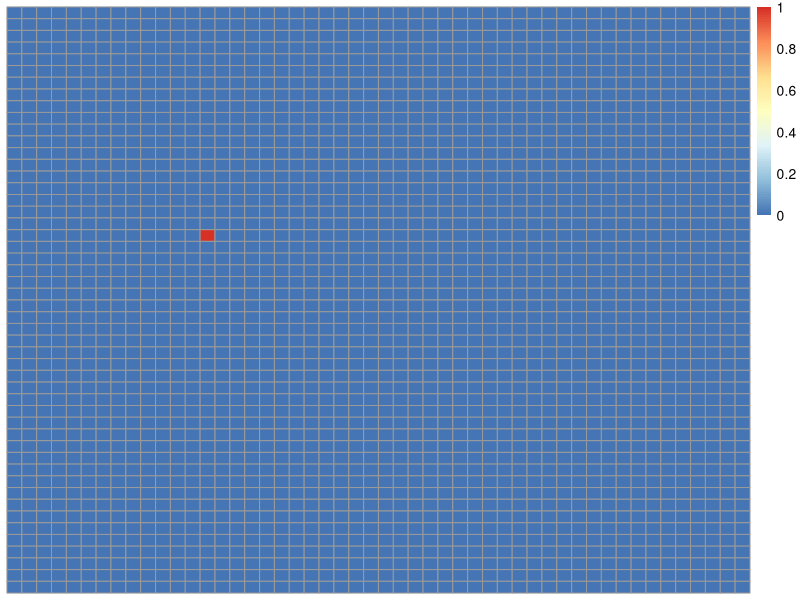
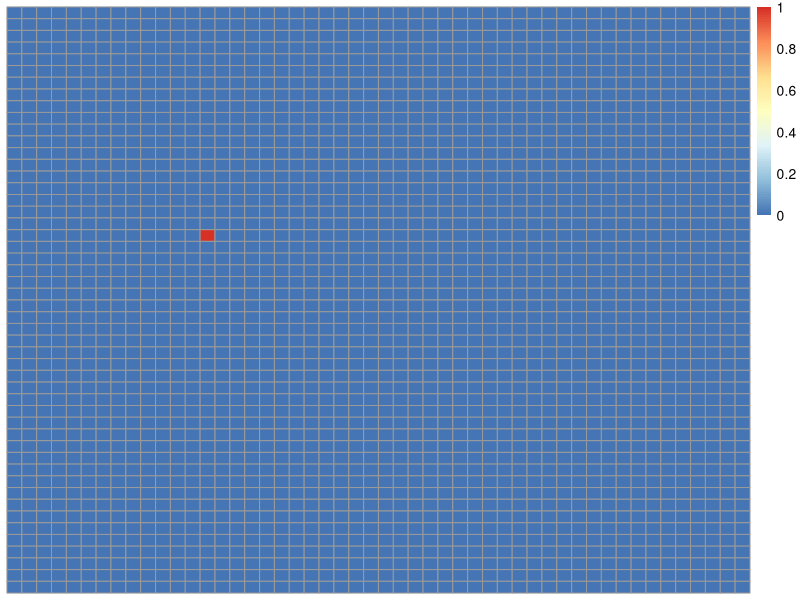
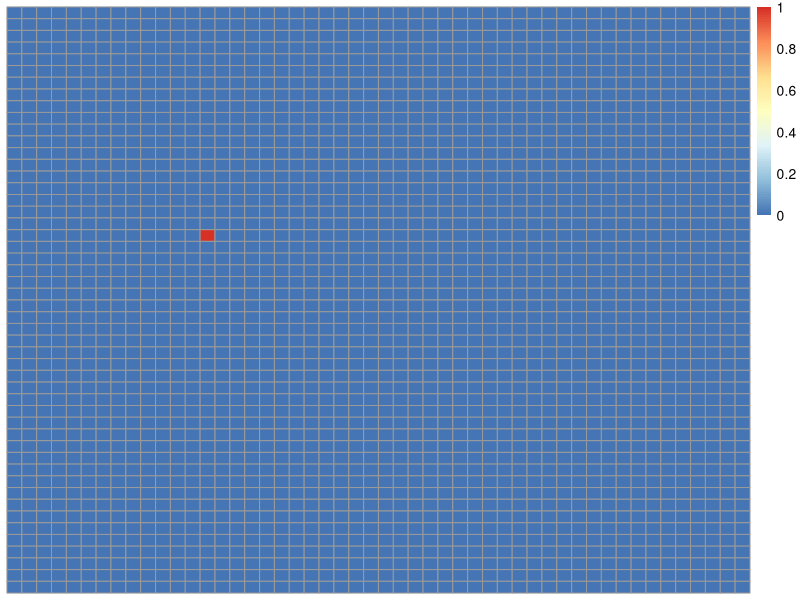
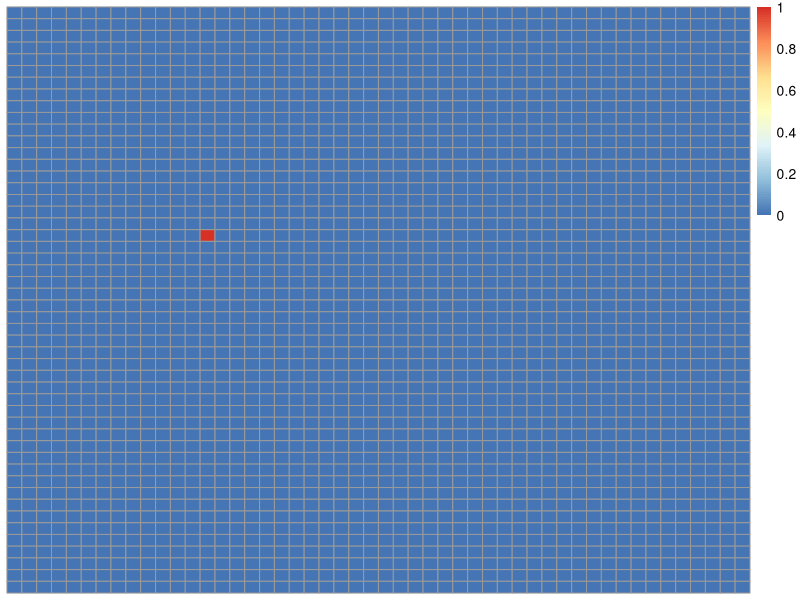
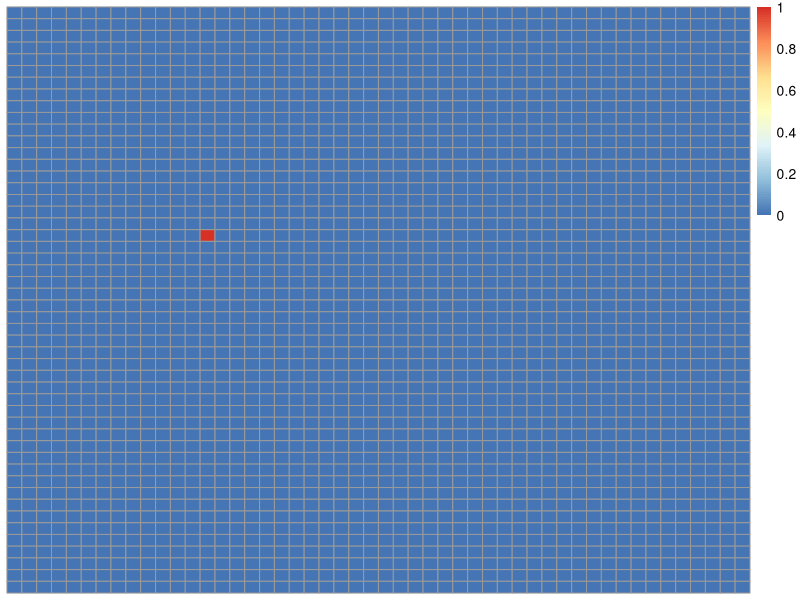
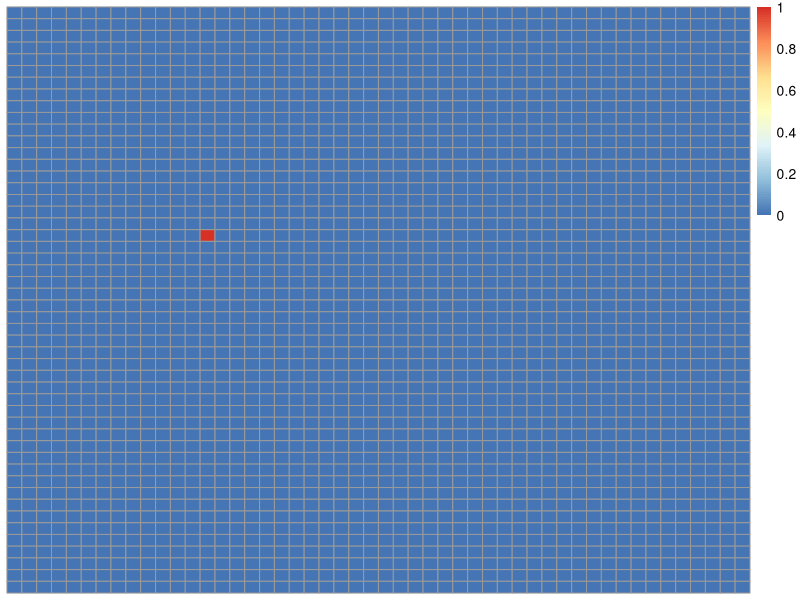
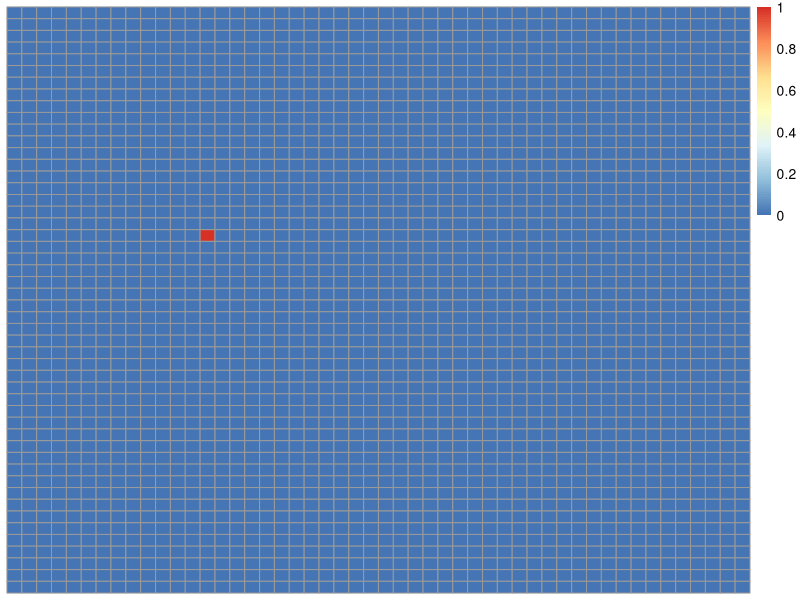
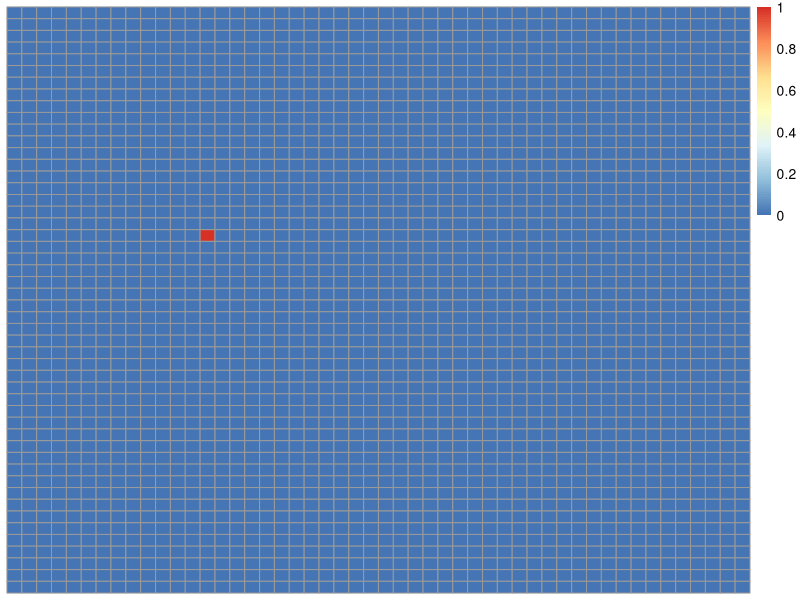

These figures' R source, in order: (Note: a time limit stopped this script after it produced the figures.)
######### 1st FIRE ###########
library(pheatmap)
library(purrr)
# Initiate landscape with fire ignition
# Columns and lines
side <- 50


#landscape             <- list(matrix(as.numeric(rbernoulli(side*side, 0.005)), nrow=side, ncol=side)) 
fire              <- list(matrix(0,nrow=side, ncol=side))

# Generic allocation of an ignition using a uniform random variable
fire[[1]][floor(runif(1,min=0,max=side+1)),floor(runif(1,min=0,max=side+1))] <- 1



sum(fire[[1]])
pheatmap::pheatmap(fire[[1]], cluster_rows=F, cluster_cols=F)
for(t in 2:400){
  # In step t+1, get that landscape
  try2           <- fire[[t-1]]
  #init_fire      <- which(landscape[[t-1]]==1,arr.ind=T)
  
  init_fire      <- which(try2==1,arr.ind=T)
  
  pheatmap::pheatmap(try2, cluster_rows=F,cluster_cols = F)
  
  for(i in 1:nrow(init_fire)){
    # Propagation of interior items : 
    if(init_fire[i,1] %in% c(2:side-1) & init_fire[i,2] %in% c(2:side-1)){ 
      try2[(init_fire[i,1]),  (init_fire[i,2]-1)]   <- max(try2[(init_fire[i,1]),  (init_fire[i,2]-1)], rbernoulli(1,0.05))
      try2[(init_fire[i,1]-1),(init_fire[i,2])]     <- max(try2[(init_fire[i,1]-1),(init_fire[i,2])], rbernoulli(1,0.05))
      try2[(init_fire[i,1]+1),(init_fire[i,2])]     <- max(try2[(init_fire[i,1]+1),(init_fire[i,2])], rbernoulli(1,0.05))
      
      try2[(init_fire[i,1]),(init_fire[i,2]+1)]     <- max(try2[(init_fire[i,1]),(init_fire[i,2]+1)], rbernoulli(1,0.05))
    }
    # Propagation of items on rank= 1 and columns within
    else if(init_fire[i,1]==1 & init_fire[i,2] %in% c(2:side-1)){ # Top row
      try2[(init_fire[i,1]),  (init_fire[i,2]-1)] <- max(try2[(init_fire[i,1]),  (init_fire[i,2]-1)], rbernoulli(1,0.05))
      try2[(init_fire[i,1]+1),(init_fire[i,2])]   <- max(try2[(init_fire[i,1]+1),(init_fire[i,2])], rbernoulli(1,0.05))
      try2[(init_fire[i,1]+1),(init_fire[i,2]+1)] <- max(try2[(init_fire[i,1]+1),(init_fire[i,2]+1)], rbernoulli(1,0.05))
    }
    # Propagation of items on top left corner
    else if(init_fire[i,1]==1 & init_fire[i,2]==1){
      try2[(init_fire[i,1]+1),(init_fire[i,2])]   <- max(try2[(init_fire[i,1]+1),(init_fire[i,2])], rbernoulli(1,0.05))
      try2[(init_fire[i,1]),(init_fire[i,2]+1)]   <- max(try2[(init_fire[i,1]),(init_fire[i,2]+1)], rbernoulli(1,0.05))
    }
    #Propagation of top right corner
    else if(init_fire[i,1]==1 & init_fire[i,2]==side){
      try2[(init_fire[i,1]),  (init_fire[i,2]-1)] <- max(try2[(init_fire[i,1]),  (init_fire[i,2]-1)], rbernoulli(1,0.05))
      try2[(init_fire[i,1]+1),(init_fire[i,2])]   <- max(try2[(init_fire[i,1]+1),(init_fire[i,2])], rbernoulli(1,0.05))
    }
    # Propagation of items on rank=10 and columns within
    else if(init_fire[i,1]==side &init_fire[i,2] %in% c(2:side-1)){
      try2[(init_fire[i,1]),  (init_fire[i,2]-1)] <- max(try2[(init_fire[i,1]),  (init_fire[i,2]-1)], rbernoulli(1,0.05))
      try2[(init_fire[i,1]-1),(init_fire[i,2])]   <- max(try2[(init_fire[i,1]-1),(init_fire[i,2])], rbernoulli(1,0.05))
      try2[(init_fire[i,1]),(init_fire[i,2]+1)]   <- max(try2[(init_fire[i,1]),(init_fire[i,2]+1)], rbernoulli(1,0.05))
    }
    # Propagation of items on bottom left corner
    else if(init_fire[i,1]==side & init_fire[i,2] == 1){
      try2[(init_fire[i,1]-1),(init_fire[i,2])]   <- max(try2[(init_fire[i,1]-1),(init_fire[i,2])], rbernoulli(1,0.05))
      try2[(init_fire[i,1]-1),(init_fire[i,2]+1)] <- max(try2[(init_fire[i,1]-1),(init_fire[i,2]+1)], rbernoulli(1,0.05))
      try2[(init_fire[i,1]),(init_fire[i,2]+1)]   <- max(try2[(init_fire[i,1]),(init_fire[i,2]+1)], rbernoulli(1,0.05))
    }
    # Propagation of items on bottom right corner
    else if(init_fire[i,1]==side & init_fire[i,2] == side){
      try2[(init_fire[i,1]),  (init_fire[i,2]-1)] <- max(try2[(init_fire[i,1]),  (init_fire[i,2]-1)], rbernoulli(1,0.05))
      try2[(init_fire[i,1]-1),(init_fire[i,2])]   <- max(try2[(init_fire[i,1]-1),(init_fire[i,2])],   rbernoulli(1,0.05))
    }
    # Propagation of items on first column and rows within
    else if(init_fire[i,1] %in% c(2:side-1) & init_fire[i,1]== 1){
      try2[(init_fire[i,1]-1),(init_fire[i,2])]     <- max(try2[(init_fire[i,1]-1),(init_fire[i,2])], rbernoulli(1,0.05))
      try2[(init_fire[i,1]+1),(init_fire[i,2])]     <- max(try2[(init_fire[i,1]+1),(init_fire[i,2])], rbernoulli(1,0.05))
      
      # Column after
      try2[(init_fire[i,1]),(init_fire[i,2]+1)]     <- max(try2[(init_fire[i,1]),(init_fire[i,2]+1)],   rbernoulli(1,0.05))
    }
    # Propagation of items on last column and rows within
    else if(init_fire[i,1] %in% c(2:side-1) & init_fire[i,1]== side){
      try2[(init_fire[i,1]),  (init_fire[i,2]-1)]   <- max(try2[(init_fire[i,1]),  (init_fire[i,2]-1)], rbernoulli(1,0.05))
      # Same column
      try2[(init_fire[i,1]-1),(init_fire[i,2])]     <- max(try2[(init_fire[i,1]-1),(init_fire[i,2])], rbernoulli(1,0.05))
      try2[(init_fire[i,1]+1),(init_fire[i,2])]     <- max(try2[(init_fire[i,1]+1),(init_fire[i,2])], rbernoulli(1,0.05))
    }
  }
  
  
  fire[[t]] <- try2
}
